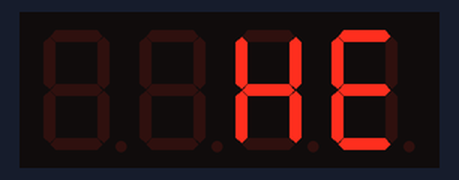
This sketch was run on a simulated Arduino Uno, built with avr-gcc and run on an emulated ATmega328P. Shown: 4-digit seven-segment display.

Above: at 0.22 s.
At 0.7 s:
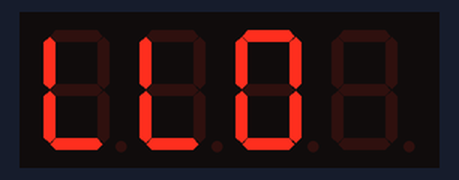
At 1.1 s:
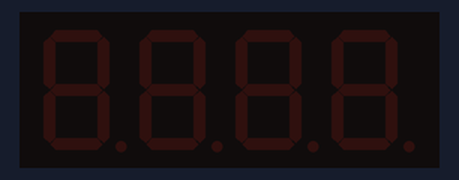
At 2.2 s:
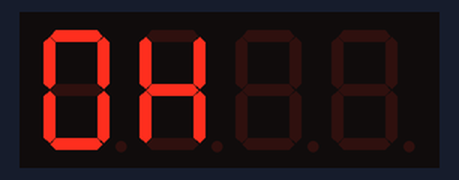
At 3.21 s:
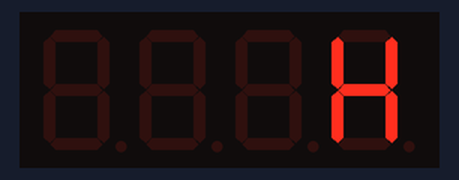
At 3.57 s:
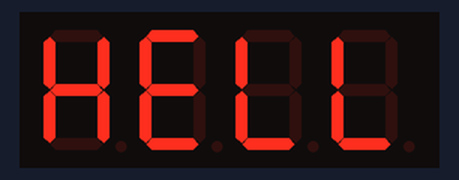

The sketch:

2_10_2.ino
```cpp
#include <TM1637TinyDisplay.h>

#define CLK 9
#define DIO 10

TM1637TinyDisplay display(CLK, DIO);

void setup() {
  display.setBrightness(BRIGHT_7);
}

void loop() {
  display.showString("HELLO");
  delay(1000);
  display.showString("OK");
  delay(1000);
}
//2_10_2.ino
```

Measured:
- by itself, everything shown: repeats every 3.1 s, in 10 steps
- what the display in image 2 shows lasts 1.1 s, from 1.0 s to 2.1 s
- what the display in image 3 shows lasts 1.1 s, from 2.1 s to 3.2 s
